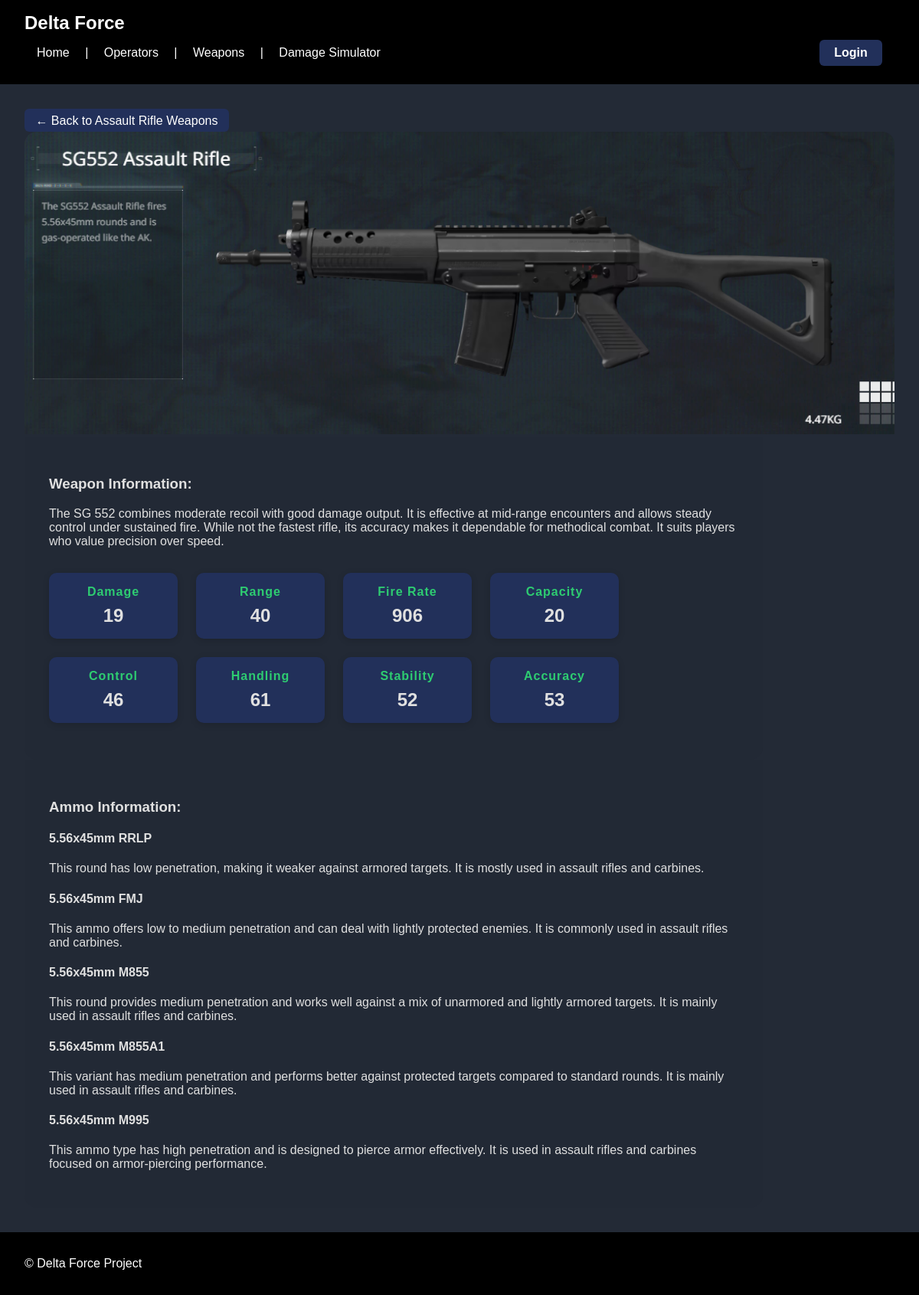
Page /weapon/6 on the committed database.
### tables this page shows
CREATE TABLE Weapon (id INTEGER PRIMARY KEY AUTOINCREMENT, name TEXT NOT NULL, category TEXT, weapon_info TEXT, damage INTEGER, range INTEGER, fire_rate INTEGER, capacity INTEGER, control INTEGER, handling INTEGER, stability INTEGER, accuracy INTEGER, mode TEXT);

CREATE TABLE Ammo (id INTEGER PRIMARY KEY NOT NULL, name TEXT, ammo_info TEXT, damage_ratio INTEGER, penetration INTEGER);

### main.py (the view)
@app.route('/weapon/<int:weapon_id>')
def weapon_detail(weapon_id):
    conn = get_db_connection()
    weapon = conn.execute(
        "SELECT * FROM Weapon WHERE id = ?",
        (weapon_id,)
    ).fetchone()
    ammo_rows = conn.execute(
        '''
        SELECT A.name, A.ammo_info
        FROM Ammo AS A
        JOIN Weapon_Ammo AS WA ON WA.ammo_id = A.id
        WHERE WA.weapon_id = ?
        ''',
        (weapon_id,)
    ).fetchall()
    conn.close()
    ammo_list = [
        {"name": row["name"], "info": row["ammo_info"]}
        for row in ammo_rows
    ]
    if weapon is None:
        return render_template('weapon_detail.html', weapon=None, ammo_list=[])
    return render_template('weapon_detail.html',
                           weapon=weapon,
                           ammo_list=ammo_list)

### main.py (called while the page is built)
def get_db_connection():
    conn = sqlite3.connect('delta__force.db')
    conn.row_factory = sqlite3.Row
    return conn

@app.before_request
def load_logged_in_user():
    user_email = session.get('user')
    if user_email:
        conn = get_db_connection()
        user = conn.execute(
            'SELECT * FROM logins WHERE email = ?',
            (user_email,)
        ).fetchone()
        conn.close()
        g.user = user
    else:
        g.user = None

### templates/weapon_detail.html (shortened to what this page needs)
{% extends 'base.html' %}
{% block content %}
<a href="{{ url_for('weapons') }}" class="back-button">&larr; Back to {{ weapon.category.replace('_', ' ').title() }} Weapons</a>
<div class="weapon-detail-img-container">
    <div class="weapon-img-wrapper">
        <img src="{{ url_for('static', filename='images/D-' + weapon.name + '.png') }}"
             alt="{{ weapon.name }}"
             class="weapon-img-rotated">
    </div>
</div>
<div class="weapon-info-section">
    <h3>Weapon Information:</h3>
    <p>{{ weapon.weapon_info }}</p>
    <div class="weapon-stats-grid">
        <div class="weapon-stat-card">
            <span class="stat-label">Damage</span>
            <span class="stat-value">{{ weapon.damage }}</span>
        </div>
        <div class="weapon-stat-card">
            <span class="stat-label">Range</span>
            <span class="stat-value">{{ weapon.range }}</span>
        </div>
        <div class="weapon-stat-card">
            <span class="stat-label">Fire Rate</span>
            <span class="stat-value">{{ weapon.fire_rate }}</span>
        </div>
        <div class="weapon-stat-card">
            <span class="stat-label">Capacity</span>
            <span class="stat-value">{{ weapon.capacity }}</span>
        </div>
        <div class="weapon-stat-card">
            <span class="stat-label">Control</span>
            <span class="stat-value">{{ weapon.control }}</span>
        </div>
        <div class="weapon-stat-card">
            <span class="stat-label">Handling</span>
            <span class="stat-value">{{ weapon.handling }}</span>
        </div>
        <div class="weapon-stat-card">
            <span class="stat-label">Stability</span>
            <span class="stat-value">{{ weapon.stability }}</span>
        </div>
        <div class="weapon-stat-card">
            <span class="stat-label">Accuracy</span>
            <span class="stat-value">{{ weapon.accuracy }}</span>
        </div>
    </div>
</div>
<div class="weapon-ammo-section">
    <h3>Ammo Information:</h3>
    {% if ammo_list %}
        {% for ammo in ammo_list %}
            <h4>{{ ammo.name }}</h4>
            <p>{{ ammo.info }}</p>
        {% endfor %}
    {% else %}
        <p>No ammo information available for this weapon.</p>
    {% endif %}
</div>
{% endblock %}

### static/style.css (style rules this page uses)
body { font-family: "Bunken tech sans", sans-serif; margin: 0; padding: 0; background: #232a36; color: #e0e0e0; }
.back-button, .operator-back-btn { display: inline-block; padding: 0.35em 0.9em; font-size: 1em; background: #22305a; color: #fff; border-radius: 6px; text-decoration: none; border: none; transition: background 0.2s; position: relative; z-index: 2; line-height: 1.2; white-space: nowrap; cursor: pointer; }
.weapon-img, .weapon-img-rotated { object-fit: contain; }
.weapon-img-rotated { width: 100vw; height: 100%; }
.weapon-detail-img-container, .weapon-img-wrapper { position: relative; width: 100vw; left: 50%; transform: translateX(-50%); margin: 0; padding: 0; overflow: hidden; }
.weapon-img-wrapper { display: block; height: auto; }
.weapon-info-section, .weapon-ammo-section { max-width: 900px; background: rgba(35,42,54,0.85); padding: 2em; border-radius: 16px; text-align: left; }
.weapon-info-section, .weapon-ammo-section { background: rgba(35,42,54,0.85); padding: 2em; border-radius: 0 0 16px 16px; width: 100%; color: #e0e0e0; position: relative; min-height: 200px; }
.weapon-detail-img-container, .weapon-img-wrapper { position: relative; width: 100%; overflow: hidden; }
.weapon-detail-img-container { border-radius: 16px 16px 0 0; }
.weapon-stats-grid { display: flex; flex-wrap: wrap; gap: 1.5em; margin: 2em 0 1em 0; justify-content: flex-start; }
.weapon-stat-card { background: #22305a; color: #fff; border-radius: 10px; padding: 1em 1.5em; min-width: 120px; box-shadow: 0 2px 8px rgba(0,0,0,0.15); display: flex; flex-direction: column; align-items: center; }
.stat-label { font-size: 1em; font-weight: bold; margin-bottom: 0.5em; letter-spacing: 1px; color: #2ecc71; }
.stat-value { font-size: 1.5em; font-weight: bold; color: #e0e0e0; }

### rows in the picture
Weapon: category.replace "Assault Rifle", name (picture), weapon_info "The SG 552 combines moderate recoil with good damage output. It is effective at mid-range encounters and allows steady control under sustained fire. While not the fastest rifle, its accuracy makes it dependable for methodical combat. It suits players who value precision over speed.", damage "19", range "40", fire_rate "906", capacity "20", control "46", handling "61", stability "52", accuracy "53"
Ammo: name "5.56x45mm RRLP", info "This round has low penetration, making it weaker against armored targets. It is mostly used in assault rifles and carbines."
Ammo: name "5.56x45mm FMJ", info "This ammo offers low to medium penetration and can deal with lightly protected enemies. It is commonly used in assault rifles and carbines."
Ammo: name "5.56x45mm M855", info "This round provides medium penetration and works well against a mix of unarmored and lightly armored targets. It is mainly used in assault rifles and carbines."
Ammo: name "5.56x45mm M855A1", info "This variant has medium penetration and performs better against protected targets compared to standard rounds. It is mainly used in assault rifles and carbines."
Ammo: name "5.56x45mm M995", info "This ammo type has high penetration and is designed to pierce armor effectively. It is used in assault rifles and carbines focused on armor-piercing performance."
